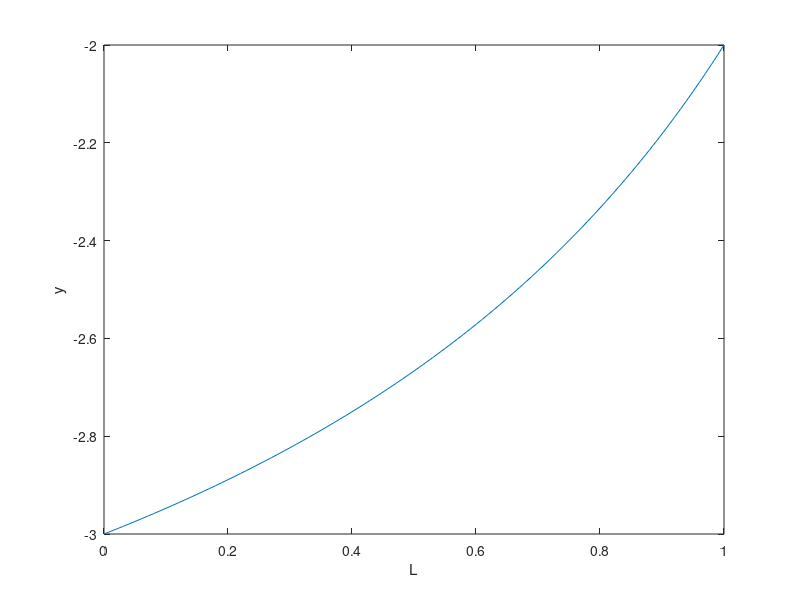

This figure's MATLAB source:
clc
clear
L=0:0.01:1;
A=10;
N=100;
M=100;
y=zeros(1,100);
for t=1:length(L)
    y(t)=((N*A-M*A+L(t)*M*2*A)/(N*A+3*A*M-L(t)*M*2*A))-3;
end
plot(L,y);
xlabel('L');
ylabel('y');